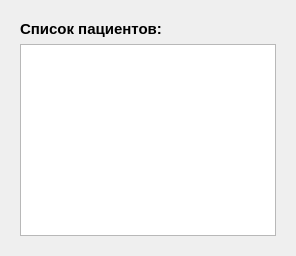
            <widget class="QWidget" name="listpat">
             <layout class="QVBoxLayout" name="verticalLayout_25">
              <item>
               <widget class="QWidget" name="widget_19" native="true">
                <property name="minimumSize">
                 <size>
                  <width>274</width>
                  <height>0</height>
                 </size>
                </property>
                <property name="maximumSize">
                 <size>
                  <width>16777215</width>
                  <height>16777215</height>
                 </size>
                </property>
                <layout class="QVBoxLayout" name="verticalLayout_26">
                 <item>
                  <widget class="QLabel" name="statusDB">
                   <property name="maximumSize">
                    <size>
                     <width>16777215</width>
                     <height>30</height>
                    </size>
                   </property>
                   <property name="styleSheet">
                    <string notr="true">*{
	font:15px;
	font-weight:900;
}</string>
                   </property>
                   <property name="text">
                    <string>Список пациентов:</string>
                   </property>
                  </widget>
                 </item>
                 <item>
                  <widget class="QTableView" name="tableView">
                   <property name="sizePolicy">
                    <sizepolicy hsizetype="Preferred" vsizetype="Preferred">
                     <horstretch>0</horstretch>
                     <verstretch>0</verstretch>
                    </sizepolicy>
                   </property>
                   <property name="styleSheet">
                    <string notr="true">QTableView {
    color: white;
    gridline-color: white;
    border-color: rgb(67, 74, 115);
    font: 10px;
}
QHeaderView::section {
    background-color: rgb(67, 74, 115);
    color: black;
    height: 35px;
    font: 14px;
}
QTableView::item:focus{
    background-color: rgb(67, 74, 115);
}
QScrollBar:vertical {
    background: rgb(67, 74, 115);
}
 QScrollBar::handle:vertical {
    background:rgb(67, 74, 115);
 }
QScrollBar:horizontal {
    background: rgb(67, 74, 115);
}
 QScrollBar::handle:horizontal {
    background: rgb(67, 74, 115);
 }
</string>
                   </property>
                   <property name="sortingEnabled">
                    <bool>false</bool>
                   </property>
                  </widget>
                 </item>
                </layout>
               </widget>
              </item>
             </layout>
            </widget>
